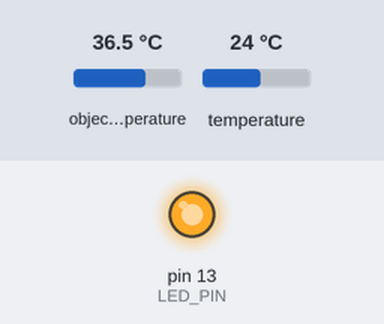
Recording of a sketch running on a simulated Arduino Uno, built with avr-gcc and run on an emulated ATmega328P. Shown: output pins drawn as LEDs (lit = HIGH). Inputs (shaded band) come from the test bench; at power-on: object temperature 36.5 °C, temperature 24 °C. What the sketch prints to the serial monitor is not drawn.

Above: at 0.1 s.
Timing chart, 0 to 1.6 s (numbered marks = the images above):
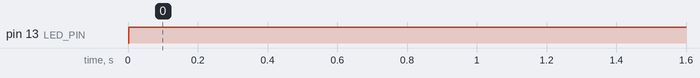

The sketch:

sparkfunmlx90614.ino
```cpp
/*
MLX90614 ------------- Arduino
 VDD ------------------ 3.3V
 VSS ------------------ GND
 SDA ------------------ SDA (A4)
 SCL ------------------ SCL (A5)
*/
#include <Wire.h>
#include <SparkFunMLX90614.h>

IRTherm therm;
const byte LED_PIN = 13;

void setup()
{
 Serial.begin(9600);
 therm.begin();
 therm.setUnit(TEMP_C);
 pinMode(LED_PIN, OUTPUT);
 setLED(LOW);
}

void loop()
{
 setLED(HIGH);

 if (therm.read())
 {
 Serial.print("Object: " + String(therm.object(), 2));
 Serial.write('°');
 Serial.println("F");
 Serial.print("Ambient: " + String(therm.ambient(), 2));
 Serial.write('°');
 Serial.println("F");
 Serial.println();
 }
 setLED(LOW);
 delay(500);
}

void setLED(bool on)
{
 if (on)
 digitalWrite(LED_PIN, LOW);
 else
 digitalWrite(LED_PIN, HIGH);
}
```

Measured:
- by itself, pin 13 (LED_PIN): LOW → HIGH at 0.00 s
